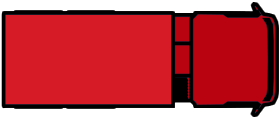
#> input picture Figure/truck_image.png, 280 x 119 px, found by its file name
$ python test_distribution_plot.py
#> lines starting #> are read from the running program, lines starting #| are printed output that depends on the picture
### Mid_Term_Test/MPC_tighten_bound.py
from casadi import *
import numpy as np
from scipy.linalg import solve_discrete_are
from scipy.stats import norm

class MPC_tighten_bound:
    """Calculates the stochastic MPC tightened bound."""
    """This class is used to calculate the stochastic mpc tightened bound
        Args:
            A,B,D: SYSTEM PARAMETERS
            Q,R:   Cost function parameters
            P0:    Covariance from kf
            Process_noise: the diff between CARLA env and the nominal model
            Possibilty: the possibility of the tightened bound
            nx,nu: the dimension of the state and input
    """
    def __init__(self, A, B, D, Q, R, P0, process_noise, Possibilty):
        self.A = A
        self.B = B
        self.D = D
        self.Q = Q
        self.R = R
        self.initial_P0 = P0.copy()  # Keep a copy of the initial P0
        self.P0 = P0
        self.process_noise = process_noise
        self.Possibilty = Possibilty
        self.nx = A.shape[0]
        self.nu = B.shape[1]

    def reset_P0(self):
        """Resets the covariance matrix to its initial value."""
        self.P0 = self.initial_P0.copy()

    # [10 lines left out: functions calculate_Dlqr, calculate_system_dynamics, not called in this run]

    def calculate_P_next(self, K):
        P_next = (self.A + self.B @ K) @ self.P0 @ (self.A + self.B @ K).T + self.process_noise
        self.P0 = P_next
        return P_next

    def calculate_P_next_N(self, K, N):
        P_next_N_list = [self.calculate_P_next(K) for _ in range(N)]
        return self.P0, P_next_N_list

    # [127 lines left out: functions tightened_bound, tighten_bound_N, tighten_bound_N_IDM, tighten_bound_N_laneChange, getXtemp, getYtemp and 3 more, not called in this run]


    @property
    def get_corvariance(self):
        return self.P0

### util/utils.py
import math
# import carla
import os
import json
# import imageio
import numpy as np
from enum import IntEnum
import matplotlib.pyplot as plt
from matplotlib.animation import FuncAnimation
import matplotlib.patches as patches
import matplotlib.image as mpimg
from matplotlib import pyplot as plt
from matplotlib.gridspec import GridSpec
from matplotlib.animation import FuncAnimation
import matplotlib.animation as animation
from matplotlib import  transforms
from matplotlib.patches import Rectangle
import numpy as np
import time
import pandas as pd
from PIL import Image
from matplotlib.transforms import Affine2D
import cv2
import subprocess


# [17 lines left out: function start_carla_low_res, not called in this run]


import pandas as pd

# [37 lines left out: functions save_param_log_to_csv, save_data, not called in this run]

class Param:
    """
    here is the parameters for the vehicle
    """

    dt = 0.2  # [s] time step
     # vehicle config
    RF = 16.71554/3 # [m] distance from rear to vehicle front end of vehicle
    RB = 0.8  # [m] distance from rear to vehicle back end of vehicle
    W = 2.4  # [m] width of vehicle
    WD = 0.7 * W  # [m] distance between left-right wheels
    WB =  6  # [m] Wheel base
    TR = 0.44  # [m] Tyre radius
    TW = 0.7  # [m] Tyre width

class C_k(IntEnum):
    X_km, Y_km, V_km, Psi =range(4)


# [93 lines left out: functions setup_carla_environment, setup_complex_carla_environment, spawn_vehicle, not called in this run]

def set_stochastic_mpc_params():

    # process_noise=DM(process_noise)
    P0 = np.array([[0.002071893043635329, -9.081755508401041e-07, 6.625835814018275e-06, 3.5644803460420476e-06],
                [-9.081755508401084e-07, 0.0020727698104820867, -1.059020050149629e-05, 2.218506297137566e-06],
                [6.625835814018292e-06, -1.0590200501496282e-05, 0.0020706909538251504, 5.4487618678242517e-08],
                [3.5644803460420577e-06, 2.2185062971375356e-06, 5.448761867824289e-08, 0.002071025561957967]])
    process_noise=np.eye(4)  # process noise
    # [4 lines of commented-out code are left out]
    process_noise[0,0]=0.2  # x bound is [0, 3]
    process_noise[1,1]=0.01  # y bound is [0, 0.1]
    process_noise[2,2]=0.5  # v bound is [0, 1.8]
    process_noise[3,3]=0.01**2  # psi bound is [0, 0.05]


    possibility=0.95  # possibility
    return P0,process_noise,possibility


# [1043 lines left out: functions get_state, angle_trans, smooth_max, check_dimensions_car, getTotalCost, getSlackCost and 13 more, not called in this run]

### Mid_Term_Test/test_distribution_plot.py
# Re-import necessary libraries and re-define variables after reset
import numpy as np
import matplotlib.pyplot as plt
from matplotlib.patches import Ellipse
from matplotlib.cm import ScalarMappable
from matplotlib.colors import Normalize
from MPC_tighten_bound import MPC_tighten_bound
import sys
path_to_add='C:\\Users\\A490243\\Desktop\\Master_Thesis'
sys.path.append(path_to_add)
from util.utils import *
import numpy as np
from scipy.linalg import solve_discrete_are


ellipse_dimensions = []
plt.rc('font', family='Times New Roman')

class vehicle:
    def __init__(self, WB=6, dt=0.3):
        self.WB = WB
        self.dt = dt
        self.Q = np.diag([0, 40, 3e2, 5])
        self.R = np.diag([5, 5])

    def vehicle_linear_discrete_model(self, v=15, phi=0, delta=0):
            """
            Calculate linear and discrete time dynamic model.
            """
            A_d = np.array([[1.0, 0.0, self.dt * np.cos(phi), -self.dt * v * np.sin(phi)],
                            [0.0, 1.0, self.dt * np.sin(phi), self.dt * v * np.cos(phi)],
                            [0.0, 0.0, 1.0, 0.0],
                            [0.0, 0.0, self.dt * np.tan(delta) / self.WB, 1.0]])

            B_d = np.array([[0.0, 0.0],
                            [0.0, 0.0],
                            [0.0, self.dt],
                            [self.dt * v / (self.WB * np.cos(delta) ** 2), 0.0]])


            g_d = np.array([self.dt * v * np.sin(phi) * phi,
                            -self.dt * v * np.cos(phi) * phi,
                            0.0,
                            -self.dt * v * delta / (self.WB * np.cos(delta) ** 2)])
            self.A = A_d
            self.B = B_d
            self.g = g_d
            return A_d, B_d, g_d

    def cal_LQR(self, A, B, Q, R):
        """
        Calculate the LQR controller gain.
        """
        P = solve_discrete_are(A, B, Q, R)
        K = -np.linalg.inv(B.T @ P @ B + R) @ (B.T @ P @ A)
        return K


N = 12
WB=6
dt=0.3
vehicle = vehicle(WB, dt)
A, B, g = vehicle.vehicle_linear_discrete_model()
K = vehicle.cal_LQR(A, B, vehicle.Q, vehicle.R)
x0 = np.array([[5], [143.318146], [15], [0]])
xd = np.array([[5], [143.318146], [15], [0]])
states = np.zeros((4, N + 1))
states[:, 0] = x0.flatten()
for k in range(N):
    u = (K @ (states[:, k:k+1] - xd)).flatten()

    states[:, k+1] = A @ states[:, k] + B @ u  + g.flatten()

# Extract x and y for plotting
x_positions = states[0, :]
y_positions = states[1, :]
sigma_x_squared = 0.3  # Process noise variance for x
sigma_y_squared = 0.05  # Process noise variance for y

# Time steps to plot
time_steps = np.arange(0, 13, 3)  # N=1, 4, 8, 12

# Plotting setup
# Plotting setup for combined visualization
fig, ax = plt.subplots(figsize=(12, 8))

# Maximum extents for plot adjustment
max_width = 0
max_height = 143.318146
# Colormap and normalizer setup
colormap = plt.cm.viridis  # Choose a colormap
normalize = Normalize(vmin=min(time_steps), vmax=max(time_steps))
scalar_map = ScalarMappable(norm=normalize, cmap=colormap)
P0,process_noise,possibility = set_stochastic_mpc_params()
process_noise[1,1] = sigma_y_squared
MPC_tighten_bound = MPC_tighten_bound(A, B, g, vehicle.Q, vehicle.R, P0, process_noise, possibility)

#! color should be red, black, blue, green, cyan, magenta, yellow, black, gray
color_list = ['r', 'k', 'b', 'g', 'c', 'm', 'y', 'k', 'gray']

# Plot each ellipse with adjusted settings for clear visualization
for idx, N in enumerate(time_steps):
    # Time at current N
    current_time = N * dt

    # Mean position
    mean_N = [x_positions[N], y_positions[N]]
    print(mean_N)

    # Get color from colormap
    color= color_list[idx]

    ax.plot(mean_N[0], mean_N[1], 'o', markersize=5, label=f'N={N}', color=color)
    _, P_next_N_list = MPC_tighten_bound.calculate_P_next_N(K, N)

    if N == 0:
        scaled_sigma_x_squared_N = sigma_x_squared
        scaled_sigma_y_squared_N = sigma_y_squared
        #! add the vehicle as rect at the center of the ellipse, width=2.89m, length=8.46m

        import matplotlib.image as mpimg

        #! C:\Users\A490243\Desktop\Master_Thesis\Figure\truck_image.png
        img = mpimg.imread(r'C:\Users\A490243\Desktop\Master_Thesis\Figure\truck_image.png')
#> img is the input picture: shape (119, 280, 4) float32; mean R, G, B, A 0.719, 0.24, 0.274, 0.814

        #! use cernten point to set the image, and set the size of the image
        # ax.imshow(img, extent=[0, 150, 0, 150], alpha=0.5)
        # ax.add_patch(plt.Rectangle((mean_N[0]-8.46/2, mean_N[1]-2.59/2), 8.46, 2.59, color='r', alpha=0.3))
        width =8.45
        height = 2.59
        left = mean_N[0] - width / 2
        right = mean_N[0] + width / 2
        bottom = mean_N[1] - height / 2
        top = mean_N[1] + height / 2

        extent = [left, right, bottom, top]
        ax.imshow(img, extent=extent, alpha=0.9)


    else:
        scaled_sigma_x_squared_N = P_next_N_list[-1][0, 0]
        scaled_sigma_y_squared_N = P_next_N_list[-1][1, 1]
        width =8.45
        height = 2.59
        left = mean_N[0] - width / 2
        right = mean_N[0] + width / 2
        bottom = mean_N[1] - height / 2
        top = mean_N[1] + height / 2

        extent = [left, right, bottom, top]
        ax.imshow(img, extent=extent, alpha=0.9)

    # Ellipse parameters for 95% confidence
    ellipse_width_N = 2 * np.sqrt(3 * scaled_sigma_x_squared_N)
    ellipse_height_N = 2 * np.sqrt(3 * scaled_sigma_y_squared_N)
    ellipse_dimensions.append((ellipse_width_N, ellipse_height_N))
    # Add ellipse
    confidence_ellipse_N = Ellipse(xy=mean_N, width=ellipse_width_N, height=ellipse_height_N,
                                   angle=0, edgecolor='r', facecolor='yellow', alpha=0.5)
    ax.add_patch(confidence_ellipse_N)


    # Update max extents
    max_width = max(max_width, x_positions[N] + ellipse_width_N)
    max_height = max(max_height, ellipse_height_N)
    # Label each ellipse with its N value

np.save(r'C:\Users\A490243\Desktop\Master_Thesis\Parameters\ellipse_dimensions.npy', ellipse_dimensions)

# Decorations
plt.rcParams.update({'font.size': 12, 'font.family': 'Times New Roman'})
# plt.title('Propagation of trajectory for different time steps')
plt.xlabel('X Position [m]', fontsize=12)
plt.ylabel('Y Position [m]', fontsize=12)
plt.legend(loc='upper right')

# Adjusting plot limits based on the maximum extents of the ellipses
plt.xlim(0,75)
plt.ylim(130, 160)

# plot the center line
plt.plot([0,300], [143.318146, 143.318146], color='gray', linestyle='--', lw=1)
plt.plot([0,300], [143.318146-3.5, 143.318146-3.5], color='gray', linestyle='--', lw=1)
plt.plot([0,300], [143.318146+3.5, 143.318146+3.5], color='gray', linestyle='--', lw=1)
# plot the la75 line
plt.plot([0, 75], [143.318146-1.75, 143.318146-1.75], 'k', lw=1)
plt.plot([0, 75], [143.318146+1.75, 143.318146+1.75], 'k', lw=1)
plt.plot([0, 75], [143.318146-1.75-3.5, 143.318146-1.75-3.5], 'k', lw=1)
plt.plot([0, 75], [143.318146+1.75+3.5, 143.318146+1.75+3.5], 'k', lw=1)
plt.tight_layout()
plt.savefig('C:\\Users\\A490243\\Desktop\\Master_Thesis\\Figure\\propagation_of_trajectory.png')
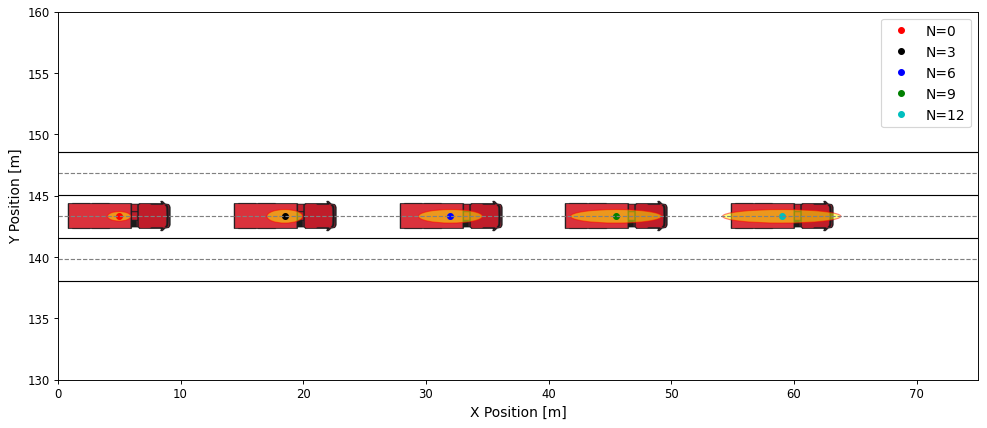
#> figure drawn by matplotlib, 1 panel
plt.show()
